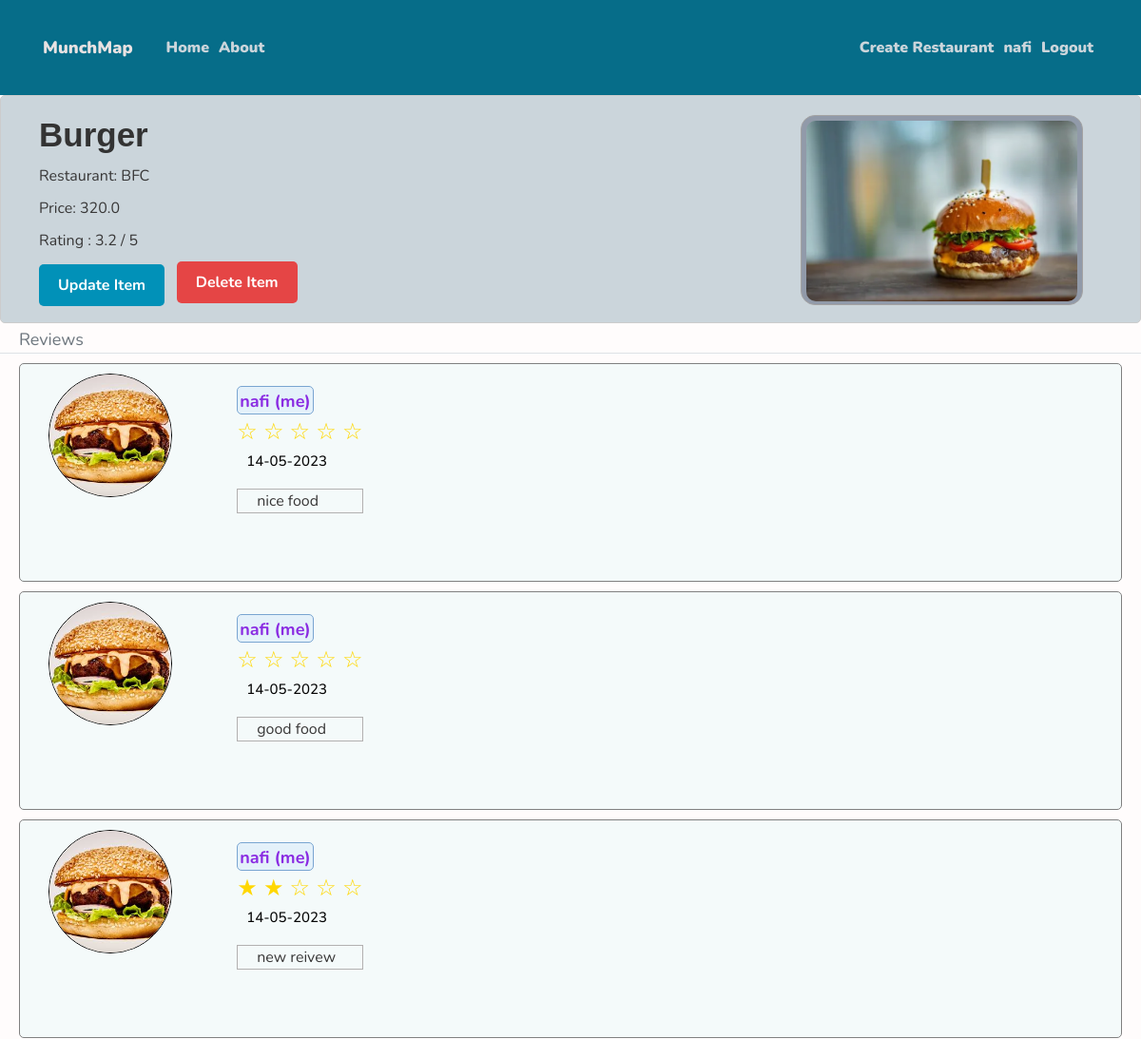
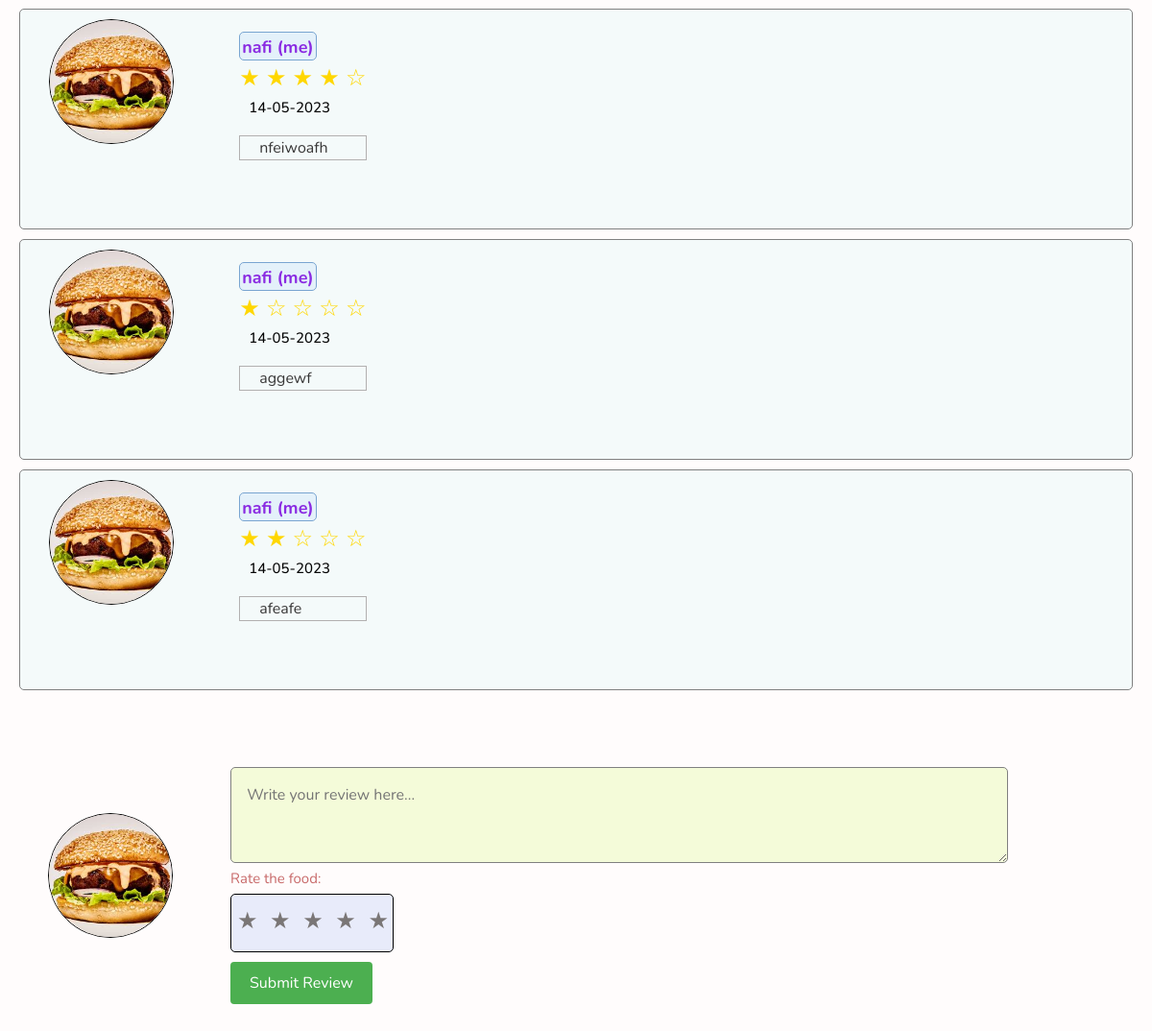
/food/1 (signed in), run on the app's committed database (2 pictures, top to bottom).
### website/models.py (models this page shows, shortened)
class User(db.Model, UserMixin):
    id = db.Column(db.Integer, primary_key=True)
    username = db.Column(db.String(20), unique=True, nullable=False)
    email = db.Column(db.String(120), unique=True, nullable=False)
    image_file = db.Column(db.String(20), nullable=False,
                           default='default.jpg')
    password = db.Column(db.String(60), nullable=False)
    restaurants = db.relationship('Restaurant', backref='owner', lazy=True)
    restaurant_reviews = db.relationship(
        'RestaurantReview', backref='reviewer', lazy=True)
    food_reviews = db.relationship('FoodReview', backref='reviewer', lazy=True)

class Food(db.Model):
    id = db.Column(db.Integer, primary_key=True)
    name = db.Column(db.String(100), nullable=False)
    restaurant_id = db.Column(db.Integer, db.ForeignKey(
        'restaurant.id'), nullable=False)
    image_file = db.Column(db.String(20), nullable=False,
                           default='default.jpg')
    rating = db.Column(db.Float, default=0.0)
    description = db.Column(db.Text, nullable=False, default='No description')
    reviews = db.relationship('FoodReview', backref='review_for', lazy=True)
    rating_count = db.Column(db.Float, nullable=False, default=0.0)
    total_rating = db.Column(db.Float, nullable=False, default=0.0)
    price = db.Column(db.Float, nullable=False, default=0.0)

class Restaurant(db.Model):
    id = db.Column(db.Integer, primary_key=True)
    name = db.Column(db.String(100), nullable=False)
    owner_id = db.Column(db.Integer, db.ForeignKey('user.id'), nullable=False)
    image_file = db.Column(db.String(20), nullable=False,
                           default='default.jpg')
    location = db.Column(db.String(100), nullable=False)
    description = db.Column(db.Text, nullable=False, default='No description')
    detail_location = db.Column(db.Text)
    rating = db.Column(db.Float, default=0.0)
    foods = db.relationship('Food', backref='belong_to', lazy=True)
    reviews = db.relationship(
        'RestaurantReview', backref='review_for', lazy=True)
    rating_count = db.Column(db.Float, nullable=False, default=0.0)
    total_rating = db.Column(db.Float, nullable=False, default=0.0)

class FoodReview(db.Model):
    id = db.Column(db.Integer, primary_key=True)
    food_id = db.Column(db.Integer, db.ForeignKey(
        'food.id'), nullable=False)
    reviewer_id = db.Column(db.Integer, db.ForeignKey(
        'user.id'), nullable=False)
    description = db.Column(db.Text)
    date_posted = db.Column(db.DateTime, nullable=False,
                            default=datetime.utcnow)
    rating = db.Column(db.Integer, nullable=False, default=0)

### website/foods/routes.py (the view)
@foods.route("/food/<int:food_id>")
def food(food_id):
    food = Food.query.get_or_404(food_id)
    reviews = FoodReview.query.filter_by(food_id=food_id).order_by(
        FoodReview.date_posted.desc()).all()
    return render_template('review.html', food=food, reviews=reviews)

### website/models.py (called while the page is built)
@login_manager.user_loader
def load_user(user_id):
    return User.query.get(int(user_id))

### website/templates/review.html (shortened to what this page needs)
<!DOCTYPE html>
<html>
  <head>
    <link
      rel="stylesheet"
      href="https://maxcdn.bootstrapcdn.com/bootstrap/4.0.0/css/bootstrap.min.css"
    />
    <link
      rel="stylesheet"
      href="https://cdnjs.cloudflare.com/ajax/libs/font-awesome/5.15.3/css/all.min.css"
    />
    <link
      rel="stylesheet"
      type="text/css"
      href="{{ url_for('static', filename='review.css') }}"
    />
  </head>
  <body>
    <header class="site-header">
      <nav class="navbar navbar-expand-md navbar-dark bg-steel fixed-top">
        <div class="container">
          <a class="navbar-brand mr-8" href="/">MunchMap</a>
          <div class="collapse navbar-collapse" id="navbarToggle">
            <div class="navbar-nav mr-auto">
              <a class="nav-item nav-link" href="{{ url_for('main.home') }}"
                >Home</a
              >
              <a class="nav-item nav-link" href="{{ url_for('main.about') }}"
                >About</a
              >
            </div>
            <div class="navbar-nav">
              {% if current_user.is_authenticated %}
              <a
                class="nav-item nav-link"
                href="{{ url_for('restaurants.new_restaurant') }}"
                >Create Restaurant</a
              >
              <a class="nav-item nav-link" href="{{ url_for('users.account') }}"
                >{{ current_user.username }}</a
              >
              <a class="nav-item nav-link" href="{{ url_for('users.logout') }}"
                >Logout</a
              >
              {% endif %}
            </div>
          </div>
        </div>
      </nav>
    </header>
    <div class="restaurant-details">
      <div class="text-container">
        <h1>{{ food.name }}</h1>
        <p>Restaurant: {{ food.belong_to.name }}</p>
        <p>Price: {{ food.price }}</p>
        {% if food.rating_count > 0 %}
        <p>
          Rating : {{ (food.total_rating/food.rating_count) | round(1) }} / 5
        </p>
        {% else %}
        <p>Rating : 0</p>
        {% endif %}
        <div>
          {% if current_user.is_authenticated %} {% if food.belong_to.owner ==
          current_user %}
          <a
            href="{{ url_for('foods.update_food', food_id = food.id) }}"
            class="btn"
          >
            Update Item
          </a>
          <a
            href="{{ url_for('foods.delete_food', food_id = food.id) }}"
            class="delete-btn"
            style="margin-left: 10px; text-decoration: none"
          >
            Delete Item
          </a>
          {% endif %} {% endif %}
        </div>
      </div>
      <div class="cover-image-container">
        <img
          class="cut-image"
          src="{{ url_for('static', filename='profile_pics/' + food.image_file) }}"
          alt="Food Image"
        />
      </div>
    </div>
    <div class="row">
      <div class="col-md-10">
      </div>
    </div>
    <div class="border-bottom pt-1">
      <text
        class="text-muted"
        ,
        style="margin-left: 20px; margin-bottom: 20px; font-size: large"
      >
        Reviews
      </text>
    </div>
    {% set show = true %}
    <div class="reviews">
      {% for review in food.reviews %}
      <div class="review">
        <div class="profile-pic">
          <img
            src="{{ url_for('static', filename='profile_pics/' + review.reviewer.image_file) }}"
            alt="Profile Picture"
          />
        </div>
        <div class="review-content">
          {% if review.reviewer == current_user %}
          <div class="username" style="color: blueviolet">
            {{ review.reviewer.username }} (me)
          </div>
          {% set show = false %} {% else %}
          <div class="username">{{ review.reviewer.username }}</div>
          {% endif %}
          <div class="rating-stars">
            {% set filled_stars = review.rating %} {% set empty_stars = 5 -
            review.rating %} {% for _ in range(filled_stars) %}
            <span class="filled-star">★</span>
            {% endfor %} {% for _ in range(empty_stars) %}
            <span class="empty-star"></span>
            {% endfor %}
          </div>
          <h4
            style="
              margin-left: 30px;
              vertical-align: middle;
              margin-top: 10px;
              margin-bottom: 20px;
            "
          >
            {{ review.date_posted.strftime('%d-%m-%Y') }}
          </h4>
          <div class="review-description"><p>{{ review.description }}</p></div>
        </div>
      </div>
      {% endfor %}
    </div>
    {% if show == true %}
    <div class="section">
      <div class="image-container">
        <img
          class="own-profile-pic"
          src="{{ url_for('static', filename='profile_pics/' + current_user.image_file) }}"
          alt="Profile Picture"
        />
      </div>
      <div class="content-container">
        <form action="/add-food-review" method="POST">
          <textarea
            class="form-text"
            id="review-text"
            name="review-text"
            placeholder="Write your review here..."
          ></textarea>
          <fieldset class="star-rating">
            <legend>Rate the food:</legend>
            <div class="stars">
              <label for="star1">★</label>
              <label for="star2">★</label>
              <label for="star3">★</label>
              <label for="star4">★</label>
              <label for="star5">★</label>
            </div>
          </fieldset>
          <button class="form-button" type="submit">Submit Review</button>
        </form>
      </div>
    </div>
    {% endif %}
  </body>
</html>

### website/static/review.css (style rules this page uses)
* { font-family: "Nunito", sans-serif; margin: 0; padding: 0; box-sizing: border-box; outline: none; border: none; text-decoration: none; transition: all 0.2s linear; }
html { font-size: 62.5%; overflow-x: hidden; scroll-behavior: smooth; scroll-padding-top: 6rem; }
body { background: #fffcfc; color: #c86a6a; margin-top: 10rem; }
h1, h2, h3, h4, h5, h6 { color: #040404; }
a { color: black; font-size: large; font-weight: 1000; }
.bg-steel { background-color: #066d89; height: 100px; position: absolute; transition: transform 0.3s ease; top: 0; left: 0; width: 100%; }
.site-header .navbar-nav .nav-link { color: #cbd5db; font-size: medium; }
.site-header .navbar-brand { color: rgb(232, 226, 226); font-size: large; margin-right: 30px; border: #1f2223; }
.btn { display: inline-block; padding: 10px 20px; font-size: 16px; font-weight: bold; text-align: center; text-decoration: none; border-radius: 5px; border: none; background-color: #0191b8; color: #ffffff; cursor: pointer; transition: background-color 0.3s ease; }
.delete-btn { display: inline-block; padding: 10px 20px; font-size: 16px; font-weight: bold; text-align: center; text-decoration: none; border-radius: 5px; border: none; background-color: #e54545; color: #ffffff; cursor: pointer; transition: background-color 0.3s ease; }
.cut-image { padding: 5px; height: 200px; border-radius: 15px; }
h1 { font-family: Arial, sans-serif; color: #333; margin-bottom: 10px; font-size: 35px; font-weight: 700; }
p { color: #383737; margin-bottom: 10px; font-size: medium; }
.review { display: flex; height: 230px; margin-top: 10px; margin-bottom: 10px; margin-left: 20px; margin-right: 20px; border: 1px solid gray; border-radius: 5px; background-color: #f4fafa; }
.profile-pic img { width: 130px; height: 130px; border-radius: 50%; object-fit: cover; margin-top: 10px; margin-left: 30px; border-radius: 75px; border: 1px solid black; }
.review-content { margin-left: 25px; padding: 2%; }
.review-content .username { text-align: center; height: 30px; width: fit-content; margin-top: 0; background-color: #e4f1fa; margin-left: 20px; scale: 1; color: black; font-weight: 700; border: 1px solid rgb(121, 165, 209); border-radius: 5px; padding: 2px; font-size: large; }
.review-content p { margin-left: 20px; margin-bottom: 0; font-size: medium; }
.form-button { background-color: #4caf50; color: white; border: none; padding: 10px 20px; text-align: center; text-decoration: none; display: inline-block; font-size: 16px; border-radius: 4px; cursor: pointer; margin-bottom: 50px; margin-top: 10px; }
.form-text { padding: 2%; font-size: medium; background-color: #f4fbd9; border: 1px solid gray; border-radius: 5px; margin-top: 70px; height: 100px; width: 810px; margin-bottom: 5px; }
.section { display: flex; align-items: center; }
.image-container { flex: 0 0 20%; padding-left: 50px; padding-right: 20px; width: 100px; }
.own-profile-pic { width: 130px; height: 130px; border-radius: 50%; object-fit: cover; border-radius: 75px; border: 1px solid black; }
.content-container { flex: 0 0 30%; align-self: left; }
.restaurant-details { display: flex; background-color: #cbd5db; margin-top: 80px; width: 100%; padding-right: 40px; padding-left: 40px; padding-top: 20px; padding-bottom: 20px; height: 240px; border: 1px solid #ccc; border-radius: 5px; }
.text-container { flex-grow: 1; }
.cover-image-container { margin-right: 20px; border: 1px solid rgb(164, 163, 163); height: 200px; width: fit-content; border-radius: 15px; background-color: #919aa9; margin-bottom: 20px; }
.star-rating { display: flex; }
.star-rating label { display: inline-block; padding: 4px; margin-left: 2px; margin-top: 5px; font-size: 24px; color: rgb(122, 118, 118); cursor: pointer; margin-bottom: 10px; }
.stars { direction: rtl; background-color: #e8ebfa; border: 1px solid black; border-radius: 5px; }
.rating-stars { color: #ffd700; height: 30px; font-size: 24px; display: inline-block; vertical-align: middle; margin-left: 20px; }
.empty-star:before { content: "\2606"; }
.review-description { align-self: left; margin-left: 20px; height: fit-content; min-height: 20px; border: 1px solid rgb(178, 176, 176); }

### data on the page
User: username "nafi", image_file (placeholder picture)
Food: name "Burger", price "320.0", (food.total_rating/food.rating_count)|round(1) "3.2", image_file (picture)
Restaurant: belong_to.name "BFC"
FoodReview: image_file (placeholder picture), reviewer.username "nafi", date_posted "14-05-2023", description "nice food"
FoodReview: image_file (placeholder picture), reviewer.username "nafi", date_posted "14-05-2023", description "good food"
FoodReview: image_file (placeholder picture), reviewer.username "nafi", date_posted "14-05-2023", description "new reivew"
FoodReview: image_file (placeholder picture), reviewer.username "nafi", date_posted "14-05-2023", description "nfeiwoafh"
FoodReview: image_file (placeholder picture), reviewer.username "nafi", date_posted "14-05-2023", description "aggewf"
FoodReview: image_file (placeholder picture), reviewer.username "nafi", date_posted "14-05-2023", description "afeafe"
